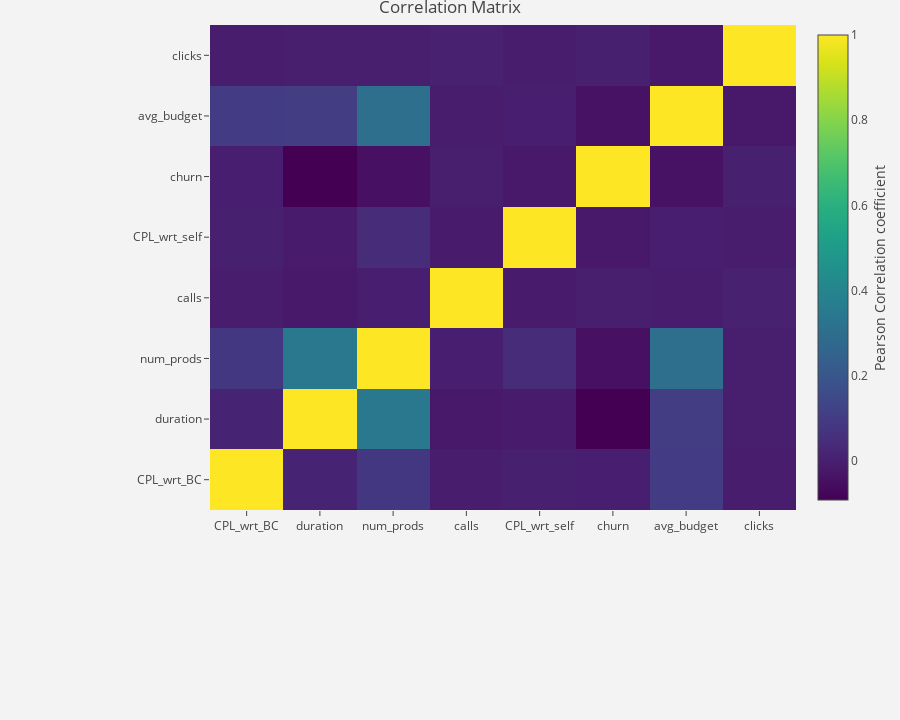

Write notebook code for a chart like this one.
### Markdown cell above
There are many low frequenecy categories under both client_state and BC, which can be combined together.

### Code cell
#Plotting Correlation between features

correlation = adv_churn.corr()
matrix_cols = correlation.columns.tolist()
corr_array  = np.array(correlation)
trace = go.Heatmap(z = corr_array,
                   x = matrix_cols,
                   y = matrix_cols,
                   colorscale = "Viridis",
                   colorbar   = dict(title = "Pearson Correlation coefficient",
                                     titleside = "right"
                                    ) ,
                  )

layout = go.Layout(dict(title = "Correlation Matrix",
                         plot_bgcolor  = "rgb(243,243,243)",
                        paper_bgcolor = "rgb(243,243,243)",
                        height = 720,
                        margin  = dict(r = 0 ,l = 210,
                                       t = 25,b = 210,
                                      ),
                       )
                  )

data = [trace]
fig = go.Figure(data=data,layout=layout)
py.iplot(fig)

### Figure 1 — Plotly figure (JSON) as saved in the notebook; plotly's stock layout.template omitted (floating-point values rounded to 4 significant figures)
{"data": [{"colorbar": {"title": "Pearson Correlation coefficient", "titleside": "right"}, "colorscale": "Viridis", "type": "heatmap", "uid": "39be75a8-9d64-4f8b-b58c-ee6640729b90", "x": ["CPL_wrt_BC", "duration", "num_prods", "calls", "CPL_wrt_self", "churn", "avg_budget", "clicks"], "y": ["CPL_wrt_BC", "duration", "num_prods", "calls", "CPL_wrt_self", "churn", "avg_budget", "clicks"], "z": [[1, 0.01356, 0.08174, -0.004849, 0.003131, -0.0001404, 0.09663, -0.005821], [0.01356, 1, 0.3462, -0.01915, -0.01271, -0.09085, 0.1049, -0.003466], [0.08174, 0.3462, 1, -1.71e-05, 0.04317, -0.04727, 0.3046, -0.001333], [-0.004849, -0.01915, -1.71e-05, 1, -0.01122, -0.0006296, -0.005079, 0.005329], [0.003131, -0.01271, 0.04317, -0.01122, 1, -0.01837, 0.001499, -0.004579], [-0.0001404, -0.09085, -0.04727, -0.0006296, -0.01837, 1, -0.03963, 0.002746], [0.09663, 0.1049, 0.3046, -0.005079, 0.001499, -0.03963, 1, -0.01949], [-0.005821, -0.003466, -0.001333, 0.005329, -0.004579, 0.002746, -0.01949, 1]]}], "layout": {"height": 720, "margin": {"b": 210, "l": 210, "r": 0, "t": 25}, "paper_bgcolor": "rgb(243,243,243)", "plot_bgcolor": "rgb(243,243,243)", "title": "Correlation Matrix"}}
